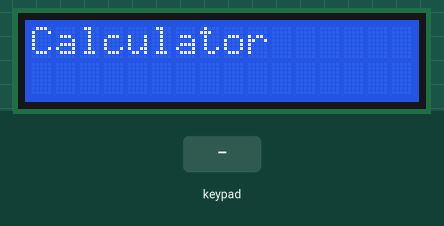
Simulated run of this sketch. Board: Arduino Uno, built with avr-gcc and run on an emulated ATmega328P. Parts: 16×2 character LCD. Wiring (inferred from the names in the program): 4×4 keypad with keys 1 2 3 A 4 5 6 B 7 8 9 C * 0 # D (labels assumed): rows pin 13, pin 12, pin 11, pin 10; columns pin 9, pin 8, pin 7, pin 6. The inputs (shaded band) are chosen by the test bench.

Above: at 1.2 s.
1.3 s: keypad keys 1 2 # pressed 0.4 s apart
At 3.1 s:
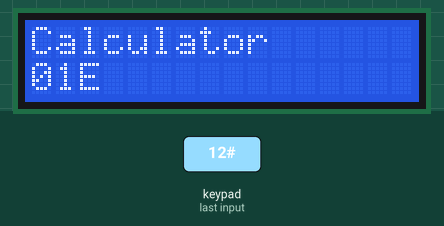
4.0 s: key '9' pressed
At 4.6 s:
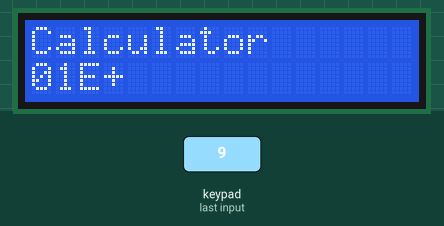
5.5 s: key '*' pressed
At 6.7 s:
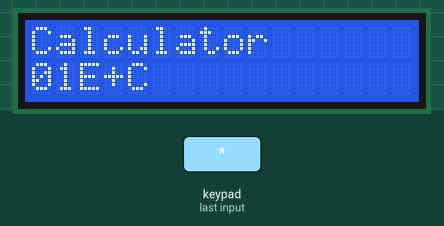
7.0 s: keypad keys 1 2 * pressed 0.4 s apart
At 8.7 s:
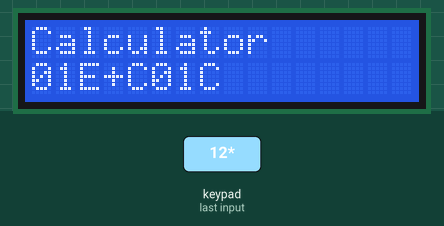
9.7 s: key '0' pressed
At 10.1 s:
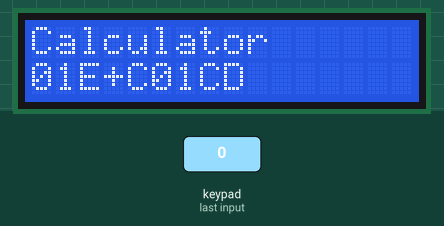
11.2 s: keypad keys 1 2 D pressed 0.4 s apart
At 13.1 s:
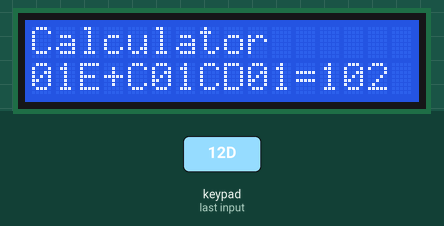
Timing chart, 0 to 14.6 s (numbered marks = the images above; inputs shaded):
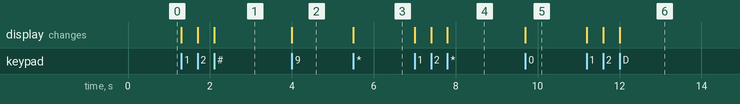

Measured:
- after the input at 1.3 s, the display: first changes at once (image 1 shows a later state)
- after the input at 4.0 s, the display: changes at once (image 2)
- after the input at 5.5 s, the display: changes at once (image 3)
- after the input at 7.0 s, the display: first changes at once (image 4 shows a later state)
- after the input at 9.7 s, the display: changes at once (image 5)
- after the input at 11.2 s, the display: first changes at once (image 6 shows a later state)

The sketch:

LCDKeypad_calculator.ino
```cpp
#include<LiquidCrystal.h>

int rs=5 , e=3, d4=2,d5=16, d6=15,d7=14;
LiquidCrystal lcd(rs, e, d4,d5,d6,d7);
int r1=13, r2=12, r3=11, r4=10 ;
int c1=9, c2=8, c3=7 ,c4=6 ;
/*
 * 0 1 2 3
 * 4 5 6 7
 * 8 9 A B
 * C D E F
 */
int sum=0,n=0,n1=0;
void setup()
{ lcd.begin(16,2); lcd.print("Calculator" ) ;
  // all rows as OUTPUT, columns as INPUT, make all Columns HIGH
  pinMode(r1,OUTPUT);  pinMode(r2,OUTPUT);  pinMode(r3,OUTPUT);   pinMode(r4,OUTPUT);
  pinMode(c1,INPUT);   pinMode(c2,INPUT);   pinMode(c3,INPUT);    pinMode(c4,INPUT);
  digitalWrite(c1,HIGH);  digitalWrite(c2,HIGH);  digitalWrite(c3,HIGH);  digitalWrite(c4,HIGH);
  lcd.setCursor(0,1);
}

void loop(){
  //make ROW1 as LOW, rest all rows HIGH and check all the corresponding columns
  digitalWrite(r1,LOW);   digitalWrite(r2,HIGH);  digitalWrite(r3,HIGH); digitalWrite(r4,HIGH);
  if(digitalRead(c1)==LOW){ lcd.print("0"); n=n*10+0; delay(300);   }
  if(digitalRead(c2)==LOW){ lcd.print("1"); n=n*10+1;delay(300);   }
  if(digitalRead(c3)==LOW){ lcd.print("2"); n=n*10+2;delay(300);  }
  if(digitalRead(c4)==LOW){ lcd.print("3"); n=n*10+3;delay(300);  }

//make ROW2 as LOW, rest all rows HIGH and check all the corresponding columns
  digitalWrite(r1,HIGH);   digitalWrite(r2,LOW);  digitalWrite(r3,HIGH); digitalWrite(r4,HIGH);
  if(digitalRead(c1)==LOW){ lcd.print("4");  delay(300);  }
  if(digitalRead(c2)==LOW){ lcd.print("5");  delay(300);  }
  if(digitalRead(c3)==LOW){ lcd.print("6");  delay(300);  }
  if(digitalRead(c4)==LOW){ lcd.print("7");  delay(300);  }

//make ROW3 as LOW, rest all rows HIGH and check all the corresponding columns
 digitalWrite(r1,HIGH);   digitalWrite(r2,HIGH);  digitalWrite(r3,LOW); digitalWrite(r4,HIGH);
  if(digitalRead(c1)==LOW){ lcd.print("8"); delay(300);  }
  if(digitalRead(c2)==LOW){ lcd.print("9"); delay(300);  }
  if(digitalRead(c3)==LOW){ lcd.print("+"); n1=n; n=0; delay(300);  }
  if(digitalRead(c4)==LOW){ lcd.print("-"); delay(300);  }

  //make ROW4 as LOW, rest all rows HIGH and check all the corresponding columns
 digitalWrite(r1,HIGH);   digitalWrite(r2,HIGH);  digitalWrite(r3,HIGH); digitalWrite(r4,LOW);
  if(digitalRead(c1)==LOW){ lcd.print("C"); delay(300);  }
  if(digitalRead(c2)==LOW){ lcd.print("D"); delay(300);  }
  if(digitalRead(c3)==LOW){ lcd.print("E"); delay(300);  }
  if(digitalRead(c4)==LOW){ lcd.print("=");
        sum = n+n1;
        lcd.print(sum);
        n1=0;n=0;
  delay(300);  }
}
```
